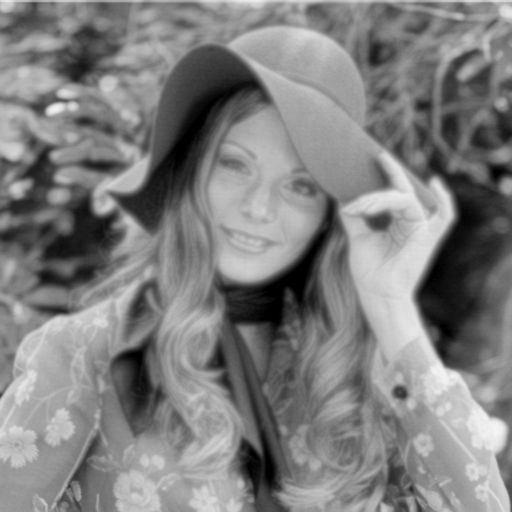
%> input picture Project1_newAssessmentMethod/Matlab_scripts/BMP images/hatblure.BMP, 512 x 512 px, given in place of hat.BMP, which was not available
$ octave exp1.m   (GNU Octave 9; MATLAB toolbox functions it lacks are replaced by stand-ins)
%> lines starting %> are read from the running program, lines starting %| are printed output that depends on the picture; pictures that were not available may be replaced by others from this repository, and a replacement may not be noted
%This script was used to perform the first experiment, in part II.B of the
%assignment.

%IMPORT IMAGES AND GATHER ERROR INFORMATIONS
Iref = imread('BMP images/hat.BMP');
%> Iref is the input picture: size 512x512 uint8; min 0, max 245, mean 127

errBlure = sol(imread('BMP images/hatblure.BMP'),Iref);
%> in sol, `Iref_dft = log(1+abs(Iref_dft));`:
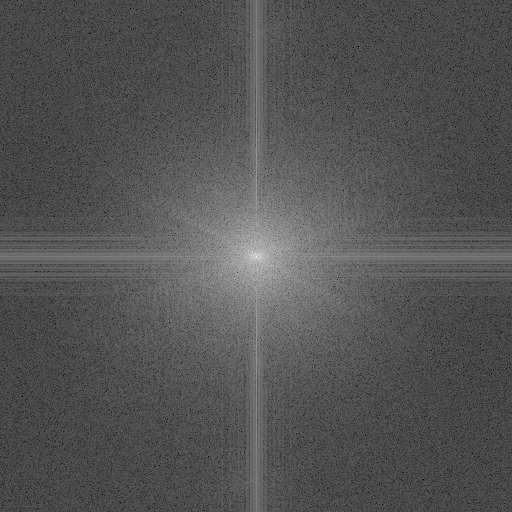
%> Iref_dft: size 512x512 double; min 1.28, max 17.32, mean 6.58; drawn with min black and max white
%> in sol, `errRef = immse(I, Iref);`: errRef = 0
%> in sol, `err=[errRef err_deriv err_f err_dft];`: err = [0 0 0 0]
%> errBlure = [0 0 0 0]
errScratch = sol(imread('BMP images/hatscratch.BMP'),Iref);
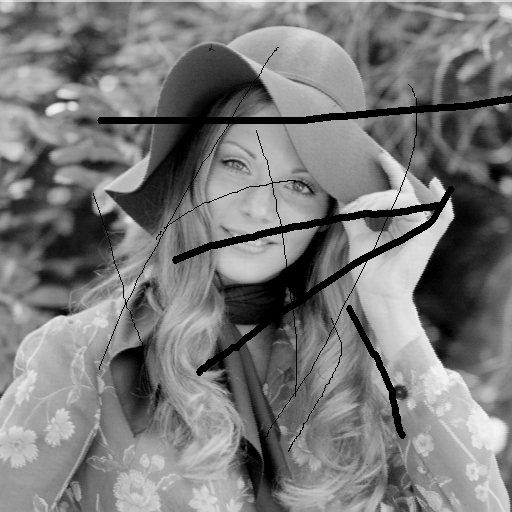
%> input picture Project1_newAssessmentMethod/Matlab_scripts/BMP images/hatscratch.BMP, 512 x 512 px
%> in sol (call 2), `I_dft = log(1+abs(I_dft));`:
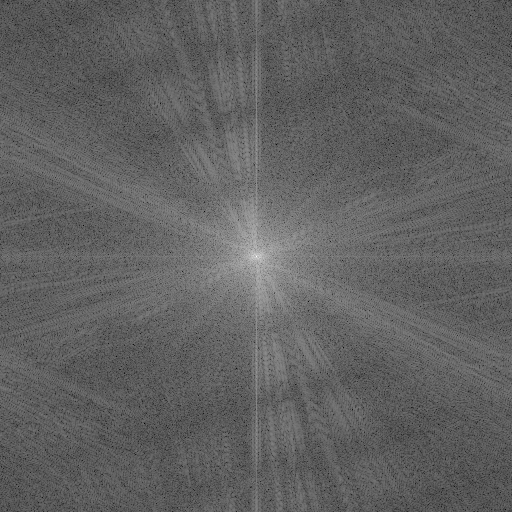
%> I_dft: size 512x512 double; min 2.99, max 17.27, mean 8.45; drawn with min black and max white
%> in sol (call 2), `errRef = immse(I, Iref);`: errRef = 760.2
%> in sol (call 2), `err_deriv = immse(Gx, Gxref);`: err_deriv = 3871.9
%> in sol (call 2), `err_f = immse(I_f, Iref_f);`: err_f = 1832
%> in sol (call 2), `err_dft = immse(I_dft, Iref_dft);`: err_dft = 4.63
%> in sol (call 2), `err=[errRef err_deriv err_f err_dft];`: err = [760.2 3871.9 1832 4.63]
%> errScratch = [760.2 3871.9 1832 4.63]
errComp = sol(imread('BMP images/hatjpeg.BMP'),Iref);
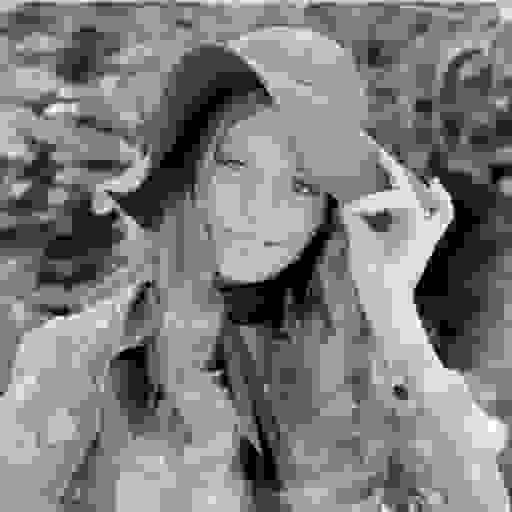
%> input picture Project1_newAssessmentMethod/Matlab_scripts/BMP images/hatjpeg.bmp, 512 x 512 px
%> in sol (call 3), `[Gx,Gy] = imgradientxy(I);`:
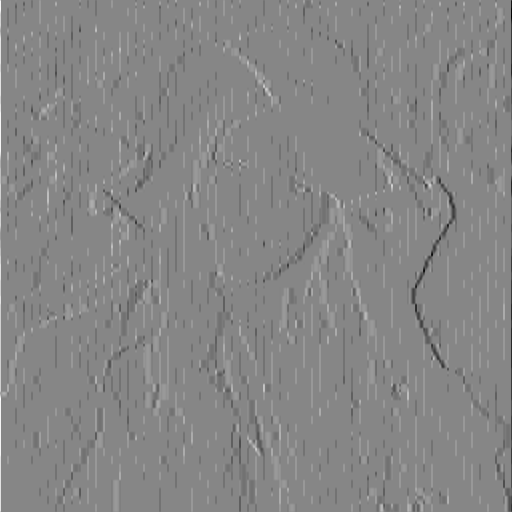
%> Gx: size 512x512 double; min -925, max 834, mean -0.2; drawn with min black and max white
%> in sol (call 3), `I_f = imfilter(I, m);`:
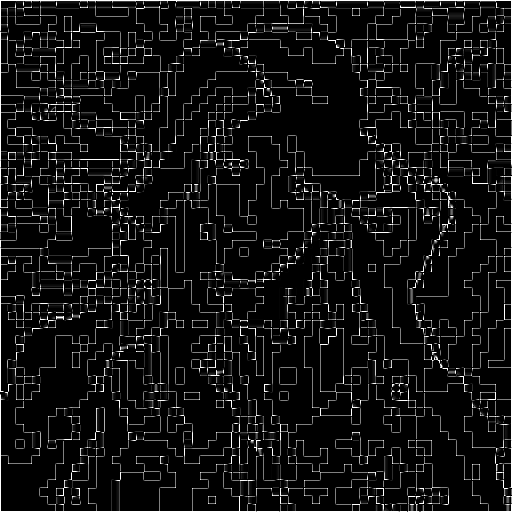
%> I_f: size 512x512 uint8; min 0, max 255, mean 18.2
%> in sol (call 3), `I_dft = log(1+abs(I_dft));`:
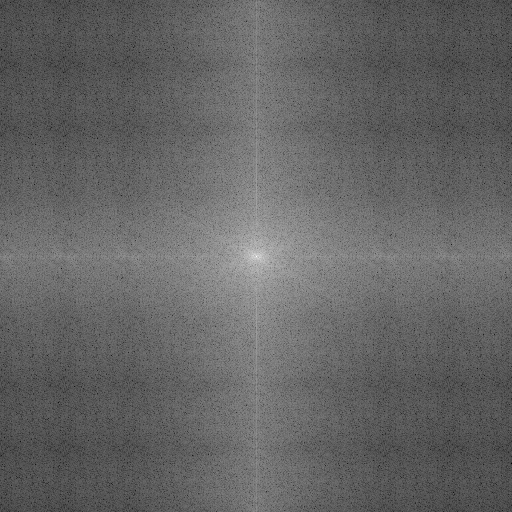
%> I_dft: size 512x512 double; min 1.07, max 17.31, mean 7.52; drawn with min black and max white
%> in sol (call 3), `errRef = immse(I, Iref);`: errRef = 250.6
%> in sol (call 3), `err_deriv = immse(Gx, Gxref);`: err_deriv = 2866.1
%> in sol (call 3), `err_f = immse(I_f, Iref_f);`: err_f = 2332.6
%> in sol (call 3), `err_dft = immse(I_dft, Iref_dft);`: err_dft = 1.9
%> in sol (call 3), `err=[errRef err_deriv err_f err_dft];`: err = [250.6 2866.1 2332.6 1.9]
%> errComp = [250.6 2866.1 2332.6 1.9]

%ORDER RESULTS
%> the run ends on the next line
x = categorical({' no process' 'derivative' 'highpass filter' 'DFT'});
% [19 lines not run here, left out]
function [err] = sol(I, Iref)
    %PROCESSING
    %process 1: derivative
    [Gxref,Gyref] = imgradientxy(Iref);
    [Gx,Gy] = imgradientxy(I);

    %process 2: highpass filter
    %The filter has been visualy chosen to highlight as much defaults as
    %possible.
    m=[-1 -2 -1; -2 12 -2; -1 -2 -1]*1; %HIGHPASS FILTER
    Iref_f = imfilter(Iref, m);
    I_f = imfilter(I, m);

    %process 3: dft
    %The dft is computed in order to be normalized and be able to highlight
    %some defaults.
    Iref_dft = fftshift(fft2(Iref));
    Iref_dft = log(1+abs(Iref_dft));
    I_dft = fftshift(fft2(I));
    I_dft = log(1+abs(I_dft));

    %COMPARING: MSE
    errRef = immse(I, Iref);
    err_deriv = immse(Gx, Gxref);
    err_f = immse(I_f, Iref_f);
    err_dft = immse(I_dft, Iref_dft);

    %RESULT
    err=[errRef err_deriv err_f err_dft];
end
